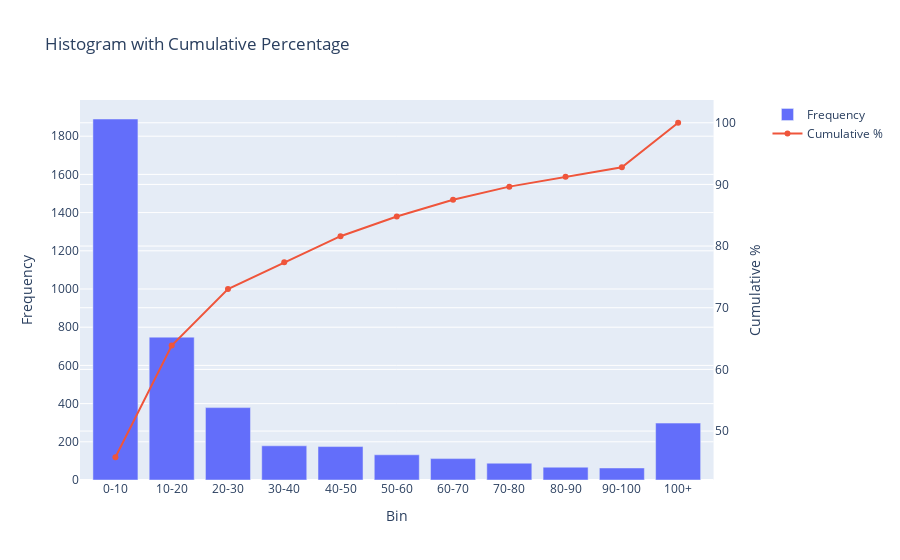

Notebook code for this chart:
### Code cell
import plotly.graph_objs as go
from plotly.subplots import make_subplots

df_cleaned=pd.read_csv('../../data/df_output/df_cleaned.csv')
# Assuming `li_concentration` is a pandas Series with your data
li_concentration = df_cleaned['Li'].dropna()

# Define bins based on your data
bin_edges = np.array([0, 10, 20, 30, 40, 50, 60, 70, 80, 90, 100, np.inf])

# Calculate histogram data
counts, _ = np.histogram(li_concentration, bins=bin_edges)

# Calculate cumulative percentage
cumulative_counts = np.cumsum(counts)
cumulative_percentage = 100 * cumulative_counts / cumulative_counts[-1]

# Generate bin labels from edges
bin_labels = [f"{int(edge)}-{int(bin_edges[i+1])}" if i < len(bin_edges)-2 else f"{int(edge)}+"
              for i, edge in enumerate(bin_edges[:-1])]

# Create subplots with a secondary y-axis
fig = make_subplots(specs=[[{"secondary_y": True}]])

# Frequency bar plot
fig.add_trace(
    go.Bar(x=bin_labels, y=counts, name='Frequency'),
    secondary_y=False,
)

# Cumulative percentage line plot
fig.add_trace(
    go.Scatter(x=bin_labels, y=cumulative_percentage, mode='lines+markers', name='Cumulative %'),
    secondary_y=True,
)

# Update x-axis title
fig.update_xaxes(title_text="Bin")

# Update y-axes titles
fig.update_yaxes(title_text="Frequency", secondary_y=False)
fig.update_yaxes(title_text="Cumulative %", secondary_y=True)

# Set figure title
fig.update_layout(title_text="Histogram with Cumulative Percentage")

# Show figure
fig.show()

### Figure 1 — Plotly figure (JSON) as saved in the notebook; plotly's stock layout.template omitted (floating-point values rounded to 4 significant figures)
{"data": [{"name": "Frequency", "type": "bar", "x": ["0-10", "10-20", "20-30", "30-40", "40-50", "50-60", "60-70", "70-80", "80-90", "90-100", "100+"], "xaxis": "x", "y": [1890, 748, 379, 179, 175, 132, 112, 88, 67, 63, 298], "yaxis": "y"}, {"mode": "lines+markers", "name": "Cumulative %", "type": "scatter", "x": ["0-10", "10-20", "20-30", "30-40", "40-50", "50-60", "60-70", "70-80", "80-90", "90-100", "100+"], "xaxis": "x", "y": [45.75, 63.86, 73.03, 77.37, 81.6, 84.8, 87.51, 89.64, 91.26, 92.79, 100], "yaxis": "y2"}], "layout": {"title": {"text": "Histogram with Cumulative Percentage"}, "xaxis": {"anchor": "y", "domain": [0, 0.94], "title": {"text": "Bin"}}, "yaxis": {"anchor": "x", "domain": [0, 1], "title": {"text": "Frequency"}}, "yaxis2": {"anchor": "x", "overlaying": "y", "side": "right", "title": {"text": "Cumulative %"}}}}
